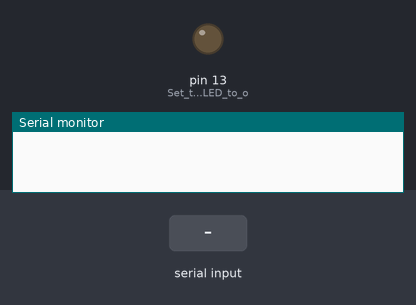
Simulated run of this sketch. Board: Arduino Uno, built with avr-gcc and run on an emulated ATmega328P. Parts: output pins drawn as LEDs (lit = HIGH), the last lines printed to the serial monitor. The test bench sets the inputs (shaded band).

Above: at 1.2 s.
1.3 s: "1" received over Serial
At 1.7 s:
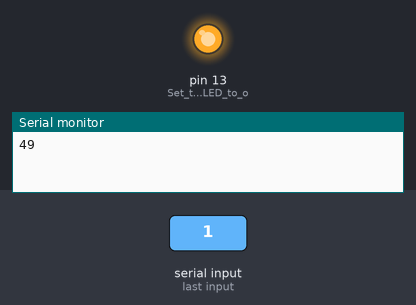
2.8 s: "0" received over Serial
At 4.1 s:
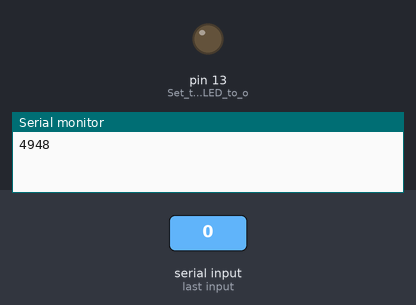
Timing chart, 0 to 5.8 s (numbered marks = the images above; inputs shaded):
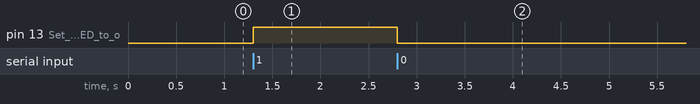

Measured:
- after the input at 1.3 s, pin 13 (Set_the_built-in_LED_to_o): LOW → HIGH at once
- after the input at 2.8 s, pin 13 (Set_the_built-in_LED_to_o): HIGH → LOW at once

The sketch:

RedparkToggle.ino
```cpp
void setup() {
  Serial.begin(115200);  // Start the serial port
  pinMode(13, OUTPUT); // Set the built-in LED to output mode
}

void loop() {
  if (Serial.available()) {   // If there's anything on the serial port,
    byte cmd = Serial.read(); // read a single byte from it.

    Serial.print(cmd);

    if (cmd == '1') {  // If the command is the character '1',
      digitalWrite(13, HIGH);   // set the LED on
    }
    if (cmd == '0') {  // If the command is the character '0',
      digitalWrite(13, LOW);    // set the LED off
    }
  }
}
```
